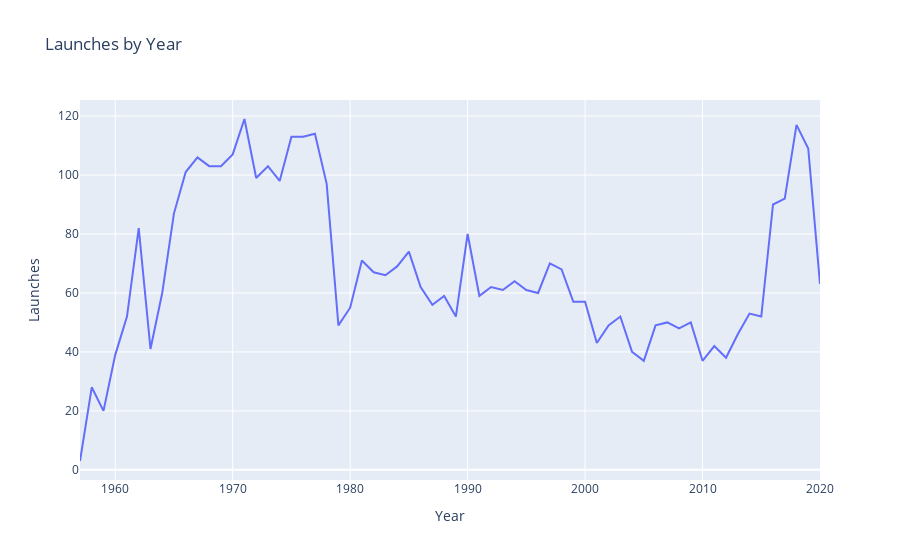

Write notebook code for a chart like this one.
### Code cell
px.line(launches_by_year,
        x='Year',
        y='Launches',
        title='Launches by Year',
        labels={'Year': 'Year', 'Launches': 'Launches'}).show()

### Figure 1 — Plotly figure (JSON) as saved in the notebook; plotly's stock layout.template omitted (floating-point values rounded to 4 significant figures)
{"data": [{"hovertemplate": "Year=%{x}<br>Launches=%{y}<extra></extra>", "legendgroup": "", "line": {"color": "#636efa", "dash": "solid"}, "marker": {"symbol": "circle"}, "mode": "lines", "name": "", "orientation": "v", "showlegend": false, "type": "scatter", "x": [1957, 1958, 1959, 1960, 1961, 1962, 1963, 1964, 1965, 1966, 1967, 1968, 1969, 1970, 1971, 1972, 1973, 1974, 1975, 1976, 1977, 1978, 1979, 1980, 1981, 1982, 1983, 1984, 1985, 1986, 1987, 1988, 1989, 1990, 1991, 1992, 1993, 1994, 1995, 1996, 1997, 1998, 1999, 2000, 2001, 2002, 2003, 2004, 2005, 2006, 2007, 2008, 2009, 2010, 2011, 2012, 2013, 2014, 2015, 2016, 2017, 2018, 2019, 2020], "xaxis": "x", "y": [3, 28, 20, 39, 52, 82, 41, 60, 87, 101, 106, 103, 103, 107, 119, 99, 103, 98, 113, 113, 114, 97, 49, 55, 71, 67, 66, 69, 74, 62, 56, 59, 52, 80, 59, 62, 61, 64, 61, 60, 70, 68, 57, 57, 43, 49, 52, 40, 37, 49, 50, 48, 50, 37, 42, 38, 46, 53, 52, 90, 92, 117, 109, 63], "yaxis": "y"}], "layout": {"legend": {"tracegroupgap": 0}, "title": {"text": "Launches by Year"}, "xaxis": {"anchor": "y", "domain": [0, 1], "title": {"text": "Year"}}, "yaxis": {"anchor": "x", "domain": [0, 1], "title": {"text": "Launches"}}}}
